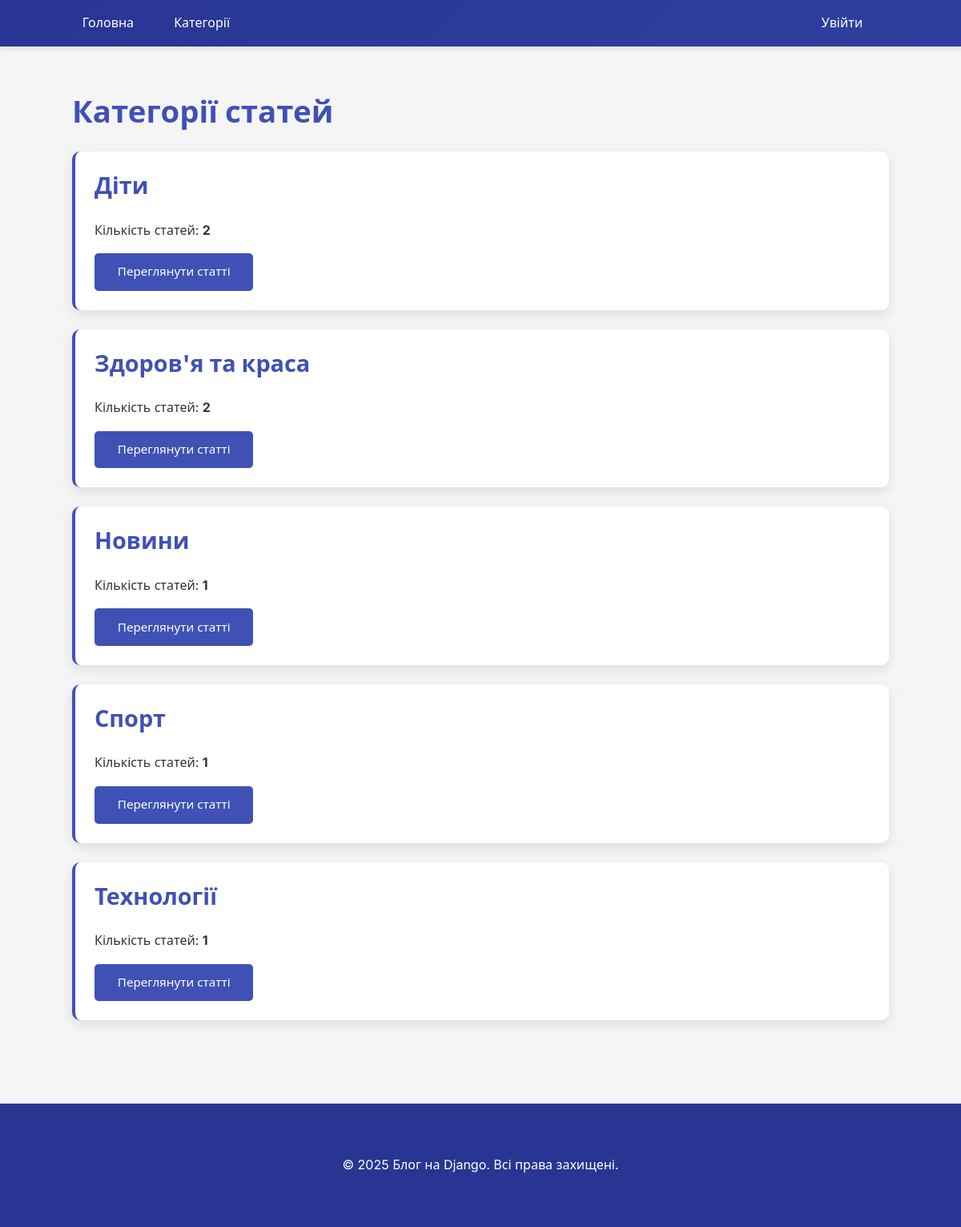
Page /categories/ on the committed database.
### blog/models.py (models this page shows, shortened)
class Category(models.Model):
    name = models.CharField(max_length=100, unique=True, verbose_name="Назва")
    slug = models.SlugField(unique=True, blank=True)
    class Meta:
        verbose_name = "Категорія"
        verbose_name_plural = "Категорії"
        ordering = ['name']

### blog/views.py (the view)
# urls.py: path('categories/', views.category_list, name='category_list'),
def category_list(request):
    categories = Category.objects.annotate(posts_count=Count('posts')).order_by('name')
    context = {
        'categories': categories,
    }
    return render(request, 'blog/category_list.html', context)

### templates/blog/category_list.html (shortened to what this page needs)
{% extends 'blog/base.html' %}
{% block content %}
    <h1>Категорії статей</h1>
    {% for category in categories %}
        <div class="category-item">
            <h2>{{ category.name }}</h2>
            <p>Кількість статей: <strong>{{ category.posts_count }}</strong></p>
            <a href="{% url 'category_posts' category.slug %}" class="btn">Переглянути статті</a>
        </div>
    {% empty %}
        <div class="category-item">
            <p>Категорій поки що немає.</p>
        </div>
    {% endfor %}
{% endblock %}

### static/css/styles.css (style rules this page uses)
:root { --primary-color: #3f51b5; --primary-dark: #303f9f; --primary-light: #c5cae9; --accent-color: #ff4081; --text-color: #333; --text-light: #757575; --background-color: #f5f5f5; --card-color: #fff; --header-color: #283593; --shadow-color: rgba(0, 0, 0, 0.1); }
body { font-family: 'Inter', 'Segoe UI', Roboto, Oxygen, Ubuntu, sans-serif; line-height: 1.6; margin: 0; padding: 0; background-color: var(--background-color); color: var(--text-color); }
h1, h2, h3 { color: var(--primary-color); line-height: 1.3; }
h1 { font-size: 2.4rem; margin-bottom: 1.5rem; font-weight: 700; }
h2 { font-size: 1.8rem; margin-top: 0; }
.category-item { background: var(--card-color); margin-bottom: 1.5rem; padding: 1.5rem; border-radius: 10px; box-shadow: 0 5px 15px var(--shadow-color); transition: transform 0.3s ease, box-shadow 0.3s ease; position: relative; overflow: hidden; border-left: 4px solid var(--primary-color); }
.btn { display: inline-block; padding: 0.7rem 1.8rem; background: var(--primary-color); color: white; text-decoration: none; border-radius: 5px; border: none; cursor: pointer; transition: all 0.3s ease; font-size: 0.95rem; font-weight: 500; text-align: center; }

### rows in the picture
Category: name "Діти", posts_count "2"
Category: name "Здоров'я та краса", posts_count "2"
Category: name "Новини", posts_count "1"
Category: name "Спорт", posts_count "1"
Category: name "Технології", posts_count "1"
